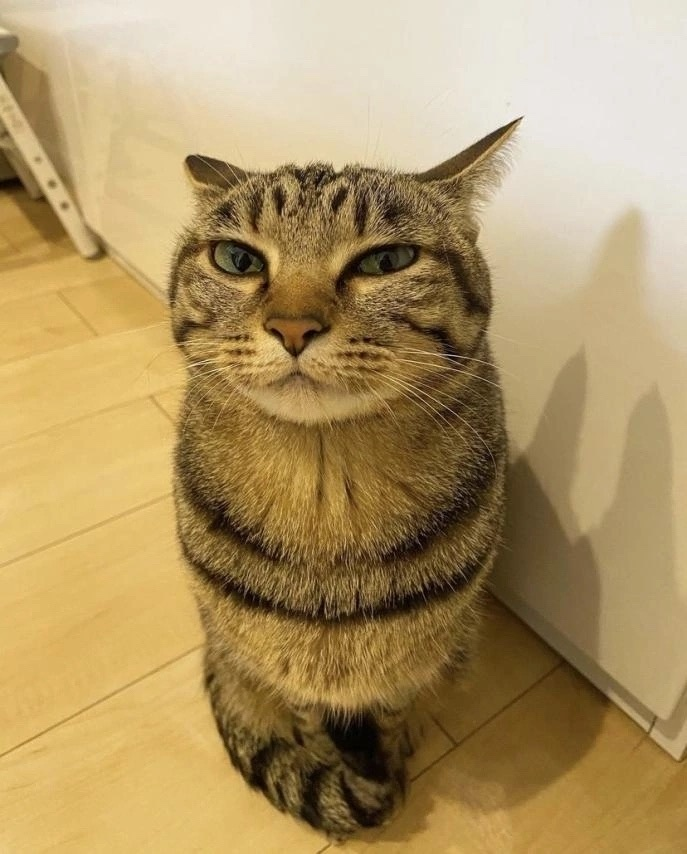
#> input picture images/cat.jpg, 687 x 854 px
$ python -i task19_binarization_contours.py   (imports and definitions only)
#> lines starting #> are read from the running program, lines starting #| are printed output that depends on the picture; after the words box and inside, x2 and y2 are one past the last pixel; in counts of white or black regions, pixels touching at a corner belong together
import cv2 as cv


def binarization_contours(img_path: str):
#> called with img_path = '../images/cat.jpg'
    img = cv.imread(img_path)
#> img is the input picture: shape (854, 687, 3); mean B, G, R 101.6, 149.6, 175.1

    img_gray = cv.cvtColor(img, cv.COLOR_BGR2GRAY)
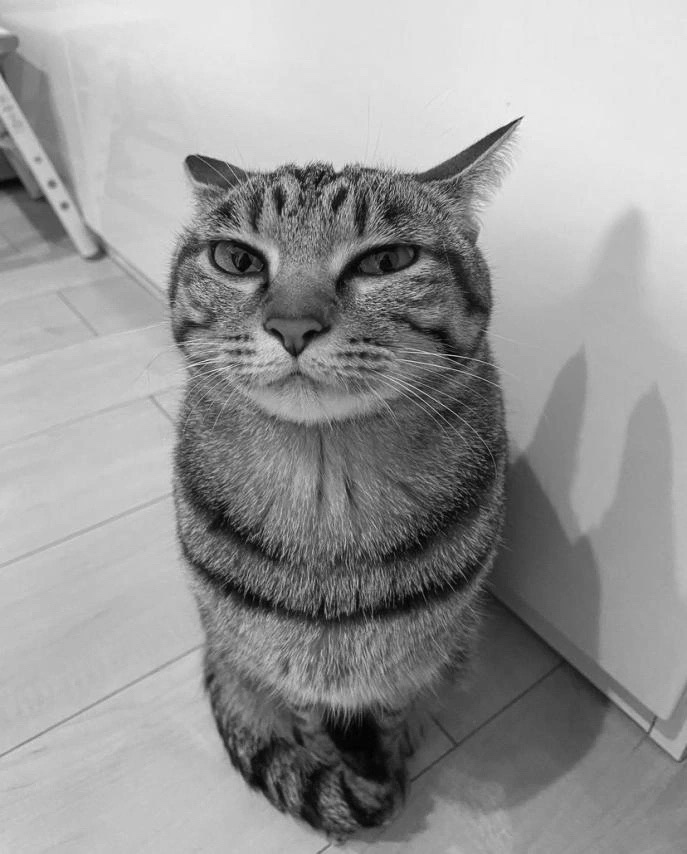
#> img_gray: shape (854, 687); min 0, max 248, mean 151.8
    ret, img_bin = cv.threshold(img_gray, 127, 255, 0)
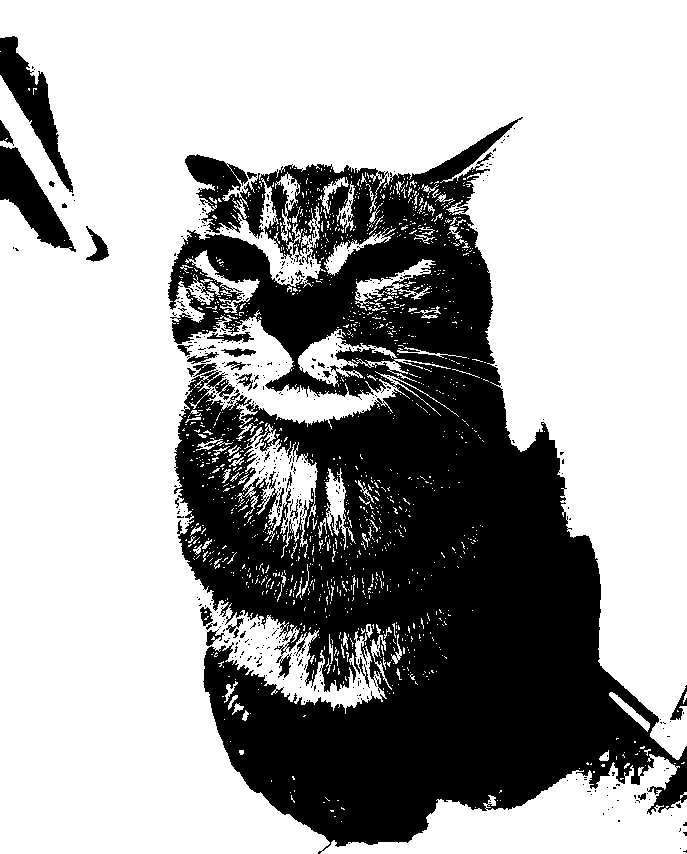
#> img_bin: shape (854, 687); 65.6% white; 444 black regions (411 under 20 px)
    contours, hierarchy = cv.findContours(img_bin.copy(), cv.RETR_TREE, cv.CHAIN_APPROX_SIMPLE)
#> contours = 2248 contours, 2137 with area under 20; largest, box (x1, y1, x2, y2) and area: (0, 0, 687, 854) 364510, (237, 424, 318, 558) 3908, (298, 329, 451, 387) 1964, (355, 259, 436, 311) 975, (185, 250, 260, 313) 820
    cv.drawContours(img, contours, -1, (0, 0, 255), 2, cv.LINE_AA, hierarchy, 1)
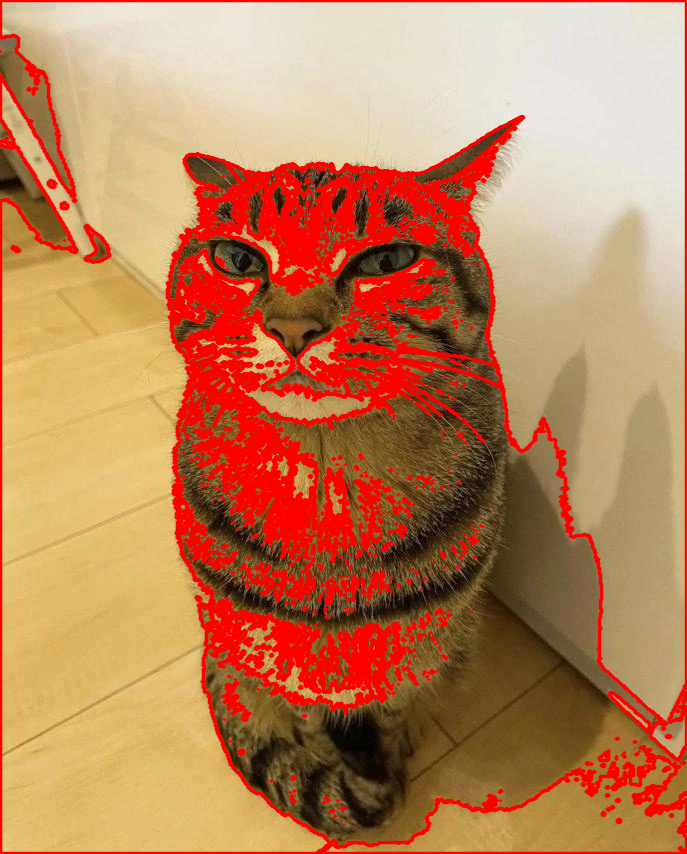
#> img: shape (854, 687, 3); 18.69% of pixels changed, all inside (x1, y1, x2, y2) = (0, 0, 687, 854)

    cv.imshow("19_binarization_contours", img)
    cv.waitKey()
    return img

>>> result = binarization_contours('../images/cat.jpg')
